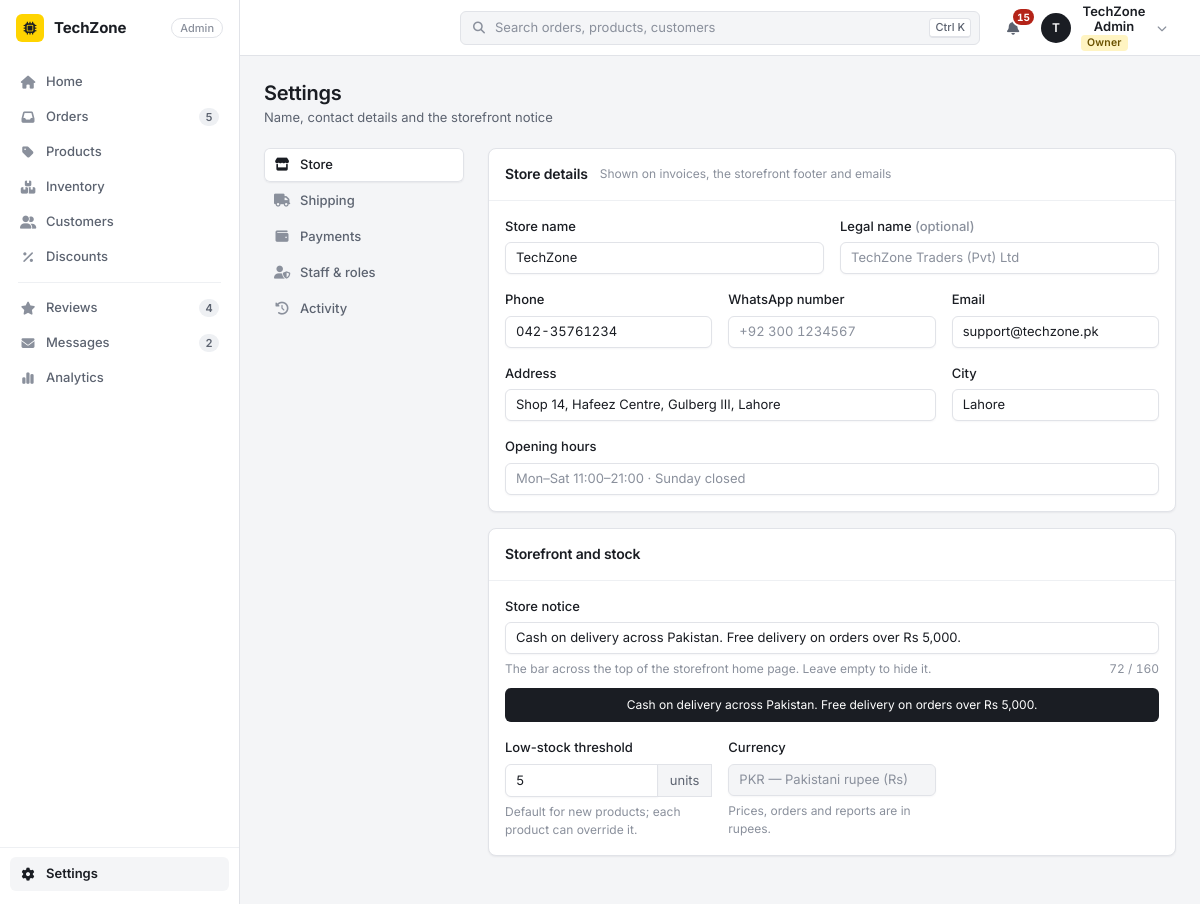
The page /AdminPortal/manage/settings.php (signed in) on the database as committed earlier.
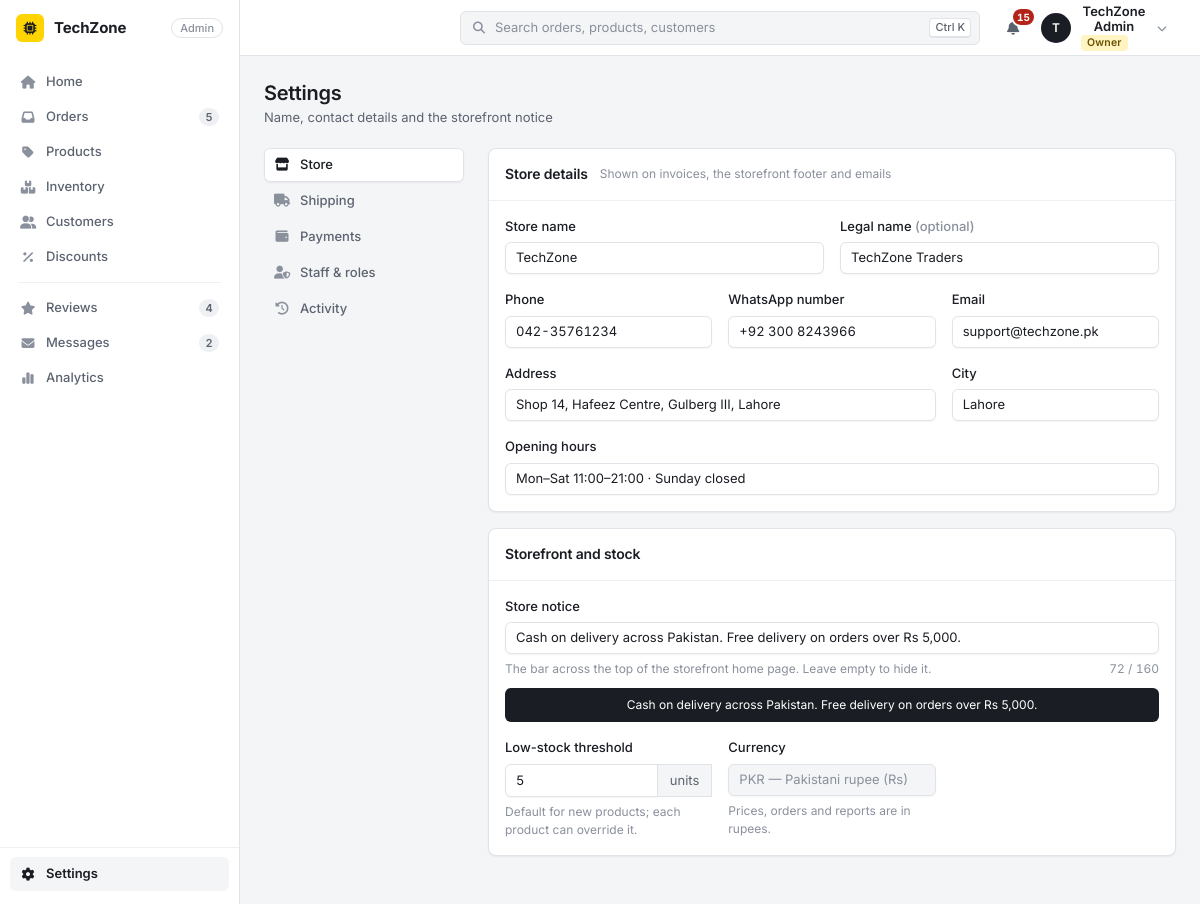
The same page on the database as committed later.
### tables this page shows
CREATE TABLE IF NOT EXISTS settings (
    setting_key VARCHAR(64) NOT NULL,
    value       TEXT DEFAULT NULL,
    updated_by  INT UNSIGNED DEFAULT NULL,
    updated_at  TIMESTAMP NOT NULL DEFAULT CURRENT_TIMESTAMP ON UPDATE CURRENT_TIMESTAMP,
    PRIMARY KEY (setting_key),
    CONSTRAINT fk_settings_admin FOREIGN KEY (updated_by) REFERENCES admins(id) ON DELETE SET NULL
);

### core/permissions.php (called while the page is built, shortened)
<?php
function current_admin(): ?array
{
    static $cache = [];
    $id = isset($_SESSION['admin_id']) ? (int) $_SESSION['admin_id'] : 0;
    if (array_key_exists($id, $cache)) {
        return $cache[$id];
    }
    $conn = $GLOBALS['conn'] ?? null;
    if ($conn instanceof PDO) {
        try {
            $st = $conn->prepare('SELECT id, name, username, email, role, is_active, last_login_at FROM admins WHERE id = ?');
            $st->execute([$id]);
            $row = $st->fetch(PDO::FETCH_ASSOC);
        } catch (PDOException $e) {
            log_exception($e, 'current_admin');
            $row = false;
        }
        $row['id'] = (int) $row['id'];
        $row['is_active'] = (int) $row['is_active'];
        return $cache[$id] = $row;
    }
    return $cache[$id] = [
        'id' => $id,
        'name' => (string) ($_SESSION['admin_name'] ?? 'Admin'),
        'username' => (string) ($_SESSION['admin_username'] ?? ''),
        'email' => '',
        'role' => (string) ($_SESSION['admin_role'] ?? 'staff'),
        'is_active' => 1,
        'last_login_at' => null,
    ];
}
function admin_role(): ?string
{
    $admin = current_admin();
    return isset(TZ_ROLE_LABELS[$admin['role']]) ? $admin['role'] : 'staff';
}
function can(string $cap): bool
{
    $role = admin_role();
    return in_array($role, TZ_CAPABILITIES[$cap], true);
}

### AdminPortal/config/auth.php (called while the page is built, shortened)
<?php
require_once __DIR__ . '/../../core/bootstrap.php';
require_once __DIR__ . '/../../core/permissions.php';
function checkLogin($returnJson = false) {
    $signedIn = isset($_SESSION['admin_id']);
    if ($signedIn && isset($GLOBALS['conn']) && current_admin() === null) {
        session_logout('admin');
        $signedIn = false;
    }
}

### core/settings.php (called while the page is built, shortened)
<?php
function settings_all(bool $reset = false): array
{
    static $cache = null;
    if ($cache !== null) {
        return $cache;
    }
    $cache = [];
    $conn = $GLOBALS['conn'] ?? null;
    try {
        foreach ($conn->query('SELECT setting_key, value FROM settings')->fetchAll(PDO::FETCH_ASSOC) as $r) {
            $decoded = json_decode((string) $r['value'], true);
            $cache[$r['setting_key']] = json_last_error() === JSON_ERROR_NONE ? $decoded : $r['value'];
        }
    } catch (PDOException $e) {
        log_exception($e, 'settings');
    }
    return $cache;
}
function setting(string $key, $default = null)
{
    $all = settings_all();
    return array_key_exists($key, $all) ? $all[$key] : $default;
}
function store_setting_defaults(): array
{
    return [
        'store_name' => 'TechZone',
        'store_legal_name' => '',
        'store_phone' => '',
        'store_whatsapp' => '',
        'store_email' => '',
        'store_address' => '',
        'store_city' => 'Lahore',
        'store_hours' => '',
        'low_stock_threshold' => 5,
        'currency' => 'PKR',
        'store_notice' => 'Cash on delivery across Pakistan. Free delivery on orders over Rs 5,000.',
    ];
}

### AdminPortal/manage/settings.php (the view, shortened to what the changed rows need)
<?php
require_once __DIR__ . '/../config/auth.php';
require_once __DIR__ . '/../../core/settings.php';
checkLogin();
$setTabs = [
    'store'    => ['Store', 'fa-store', 'settings.write', 'Name, contact details and the storefront notice'],
    'shipping' => ['Shipping', 'fa-truck', 'shipping.write', 'Zones, rates and free-delivery thresholds'],
    'payments' => ['Payments', 'fa-wallet', 'payments.write', 'Cash on delivery and JazzCash at checkout'],
    'staff'    => ['Staff & roles', 'fa-user-shield', 'staff.manage', 'Who can sign in to the admin and what they can do'],
    'activity' => ['Activity', 'fa-clock-rotate-left', 'activity.view', 'Every change, by whom and when'],
];
$setTab = (string) ($_GET['tab'] ?? '');
if (!isset($setTabs[$setTab])) {
    $setTab = can('settings.write') ? 'store' : 'activity';
}
require_once __DIR__ . '/../includes/header.php';
$h = static fn($s): string => htmlspecialchars((string) $s, ENT_QUOTES, 'UTF-8');
$v = static fn(string $k) => $h(setting($k, store_setting_defaults()[$k] ?? ''));
?>
<div class="set-layout">
    <div class="set-main" data-set-tab="<?= $h($setTab) ?>">
<?php if ($setTab === 'store'): ?>
        <form id="storeForm" class="set-form" novalidate>
            <section class="panel">
                <div class="panel-head"><h2 class="panel-title">Store details</h2><span class="panel-sub">Shown on invoices, the storefront footer and emails</span></div>
                <div class="panel-body">
                    <div class="row g-3">
                        <div class="col-md-6">
                            <label class="form-label" for="store_name">Store name</label>
                            <input class="form-control" id="store_name" name="store_name" maxlength="80" required value="<?= $v('store_name') ?>">
                        </div>
                        <div class="col-md-6">
                            <label class="form-label" for="store_legal_name">Legal name <span class="muted">(optional)</span></label>
                            <input class="form-control" id="store_legal_name" name="store_legal_name" maxlength="120" placeholder="TechZone Traders (Pvt) Ltd" value="<?= $v('store_legal_name') ?>">
                        </div>
                        <div class="col-md-4">
                            <label class="form-label" for="store_phone">Phone</label>
                            <input class="form-control tabular" id="store_phone" name="store_phone" maxlength="30" inputmode="tel" placeholder="042-35761234" value="<?= $v('store_phone') ?>">
                        </div>
                        <div class="col-md-4">
                            <label class="form-label" for="store_whatsapp">WhatsApp number</label>
                            <input class="form-control tabular" id="store_whatsapp" name="store_whatsapp" maxlength="30" inputmode="tel" placeholder="+92 300 1234567" value="<?= $v('store_whatsapp') ?>">
                        </div>
                        <div class="col-md-4">
                            <label class="form-label" for="store_email">Email</label>
                            <input class="form-control" type="email" id="store_email" name="store_email" maxlength="150" placeholder="support@techzone.pk" value="<?= $v('store_email') ?>">
                        </div>
                        <div class="col-md-8">
                            <label class="form-label" for="store_address">Address</label>
                            <input class="form-control" id="store_address" name="store_address" maxlength="255" value="<?= $v('store_address') ?>">
                        </div>
                        <div class="col-md-4">
                            <label class="form-label" for="store_city">City</label>
                            <input class="form-control" id="store_city" name="store_city" maxlength="60" value="<?= $v('store_city') ?>">
                        </div>
                        <div class="col-12">
                            <label class="form-label" for="store_hours">Opening hours</label>
                            <input class="form-control" id="store_hours" name="store_hours" maxlength="200" placeholder="Mon–Sat 11:00–21:00 · Sunday closed" value="<?= $v('store_hours') ?>">
                        </div>
                    </div>
                </div>
            </section>
            <section class="panel">
                <div class="panel-head"><h2 class="panel-title">Storefront and stock</h2></div>
                <div class="panel-body">
                    <div class="row g-3">
                        <div class="col-12">
                            <label class="form-label" for="store_notice">Store notice</label>
                            <input class="form-control" id="store_notice" name="store_notice" maxlength="160" value="<?= $v('store_notice') ?>" aria-describedby="noticeHelp">
                            <div class="set-help" id="noticeHelp"><span>The bar across the top of the storefront home page. Leave empty to hide it.</span><span class="tabular" id="noticeCount"></span></div>
                            <div class="set-notice-preview" id="noticePreview" aria-hidden="true"></div>
                        </div>
                        <div class="col-md-4">
                            <label class="form-label" for="low_stock_threshold">Low-stock threshold</label>
                            <div class="input-group">
                                <input class="form-control tabular" type="number" min="0" max="1000" step="1" id="low_stock_threshold" name="low_stock_threshold" value="<?= (int) setting('low_stock_threshold', 5) ?>">
                                <span class="input-group-text">units</span>
                            </div>
                            <div class="set-help"><span>Default for new products; each product can override it.</span></div>
                        </div>
                        <div class="col-md-4">
                            <label class="form-label" for="currency">Currency</label>
                            <input class="form-control" id="currency" value="PKR — Pakistani rupee (Rs)" readonly data-save-ignore>
                            <div class="set-help"><span>Prices, orders and reports are in rupees.</span></div>
                        </div>
                    </div>
                </div>
            </section>
        </form>
<?php endif; ?>
    </div>
</div>
<?php require_once __DIR__ . '/../includes/footer.php'; ?>

Rows that differ between the two databases and show on the page:
no longer on this page (row unchanged): settings: store_phone "042-35761234"
added settings: store_whatsapp "+92 300 8243966"
Other text that changed with them:
form field store_legal_name: (not shown) → "TechZone Traders"
form field store_phone: (not shown) → "042-35761234"
form field store_hours: (not shown) → "Mon–Sat 11:00–21:00 · Sunday closed"
